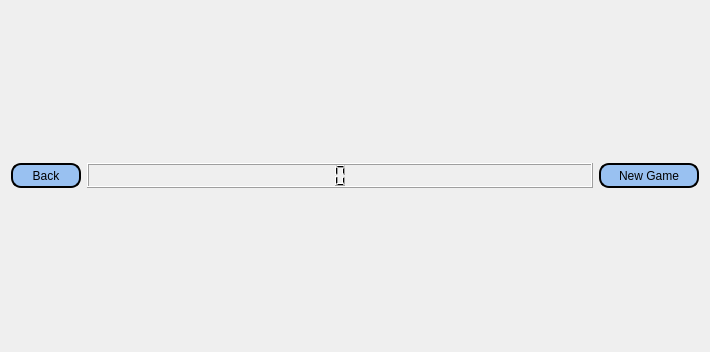
<?xml version="1.0" encoding="UTF-8"?>
<ui version="4.0">
 <class>mainGame</class>
 <widget class="QWidget" name="mainGame">
  <property name="geometry">
   <rect>
    <x>0</x>
    <y>0</y>
    <width>710</width>
    <height>352</height>
   </rect>
  </property>
  <property name="windowTitle">
   <string>Form</string>
  </property>
  <layout class="QGridLayout" name="gridLayout">
   <item row="0" column="2">
    <layout class="QGridLayout" name="gridLayout_3">
     <item row="0" column="0">
      <widget class="QPushButton" name="newGameBtn">
       <property name="minimumSize">
        <size>
         <width>100</width>
         <height>25</height>
        </size>
       </property>
       <property name="maximumSize">
        <size>
         <width>100</width>
         <height>25</height>
        </size>
       </property>
       <property name="styleSheet">
        <string notr="true">QPushButton{
	color: rgb(0, 0, 0);
	background-color: rgb(153, 193, 241);
	border-radius: 10px;
	border-style: outset;
	border-width: 2px;
}
QPushButton:hover {
	background-color: rgb(26, 95, 180);
}
QPushButton:pressed {
	background-color: rgb(220, 138, 221);
}</string>
       </property>
       <property name="text">
        <string>New Game</string>
       </property>
      </widget>
     </item>
    </layout>
   </item>
   <item row="1" column="1">
    <layout class="QHBoxLayout" name="horLay"/>
   </item>
   <item row="0" column="0">
    <layout class="QGridLayout" name="gridLayout_2">
     <item row="0" column="0">
      <widget class="QPushButton" name="backBtn">
       <property name="minimumSize">
        <size>
         <width>70</width>
         <height>25</height>
        </size>
       </property>
       <property name="maximumSize">
        <size>
         <width>70</width>
         <height>25</height>
        </size>
       </property>
       <property name="styleSheet">
        <string notr="true">QPushButton{
	color: rgb(0, 0, 0);
	background-color: rgb(153, 193, 241);
	border-radius: 10px;
	border-style: outset;
	border-width: 2px;
}
QPushButton:hover {
	background-color: rgb(26, 95, 180);
}
QPushButton:pressed {
	background-color: rgb(220, 138, 221);
}</string>
       </property>
       <property name="text">
        <string>Back</string>
       </property>
      </widget>
     </item>
    </layout>
   </item>
   <item row="0" column="1">
    <widget class="QLCDNumber" name="timeSpent">
     <property name="maximumSize">
      <size>
       <width>16777215</width>
       <height>16777215</height>
      </size>
     </property>
     <property name="styleSheet">
      <string notr="true">color: rgb(0, 0, 0);</string>
     </property>
     <property name="smallDecimalPoint">
      <bool>false</bool>
     </property>
     <property name="digitCount">
      <number>1</number>
     </property>
     <property name="value" stdset="0">
      <double>0.000000000000000</double>
     </property>
    </widget>
   </item>
  </layout>
 </widget>
 <resources/>
 <connections/>
</ui>
